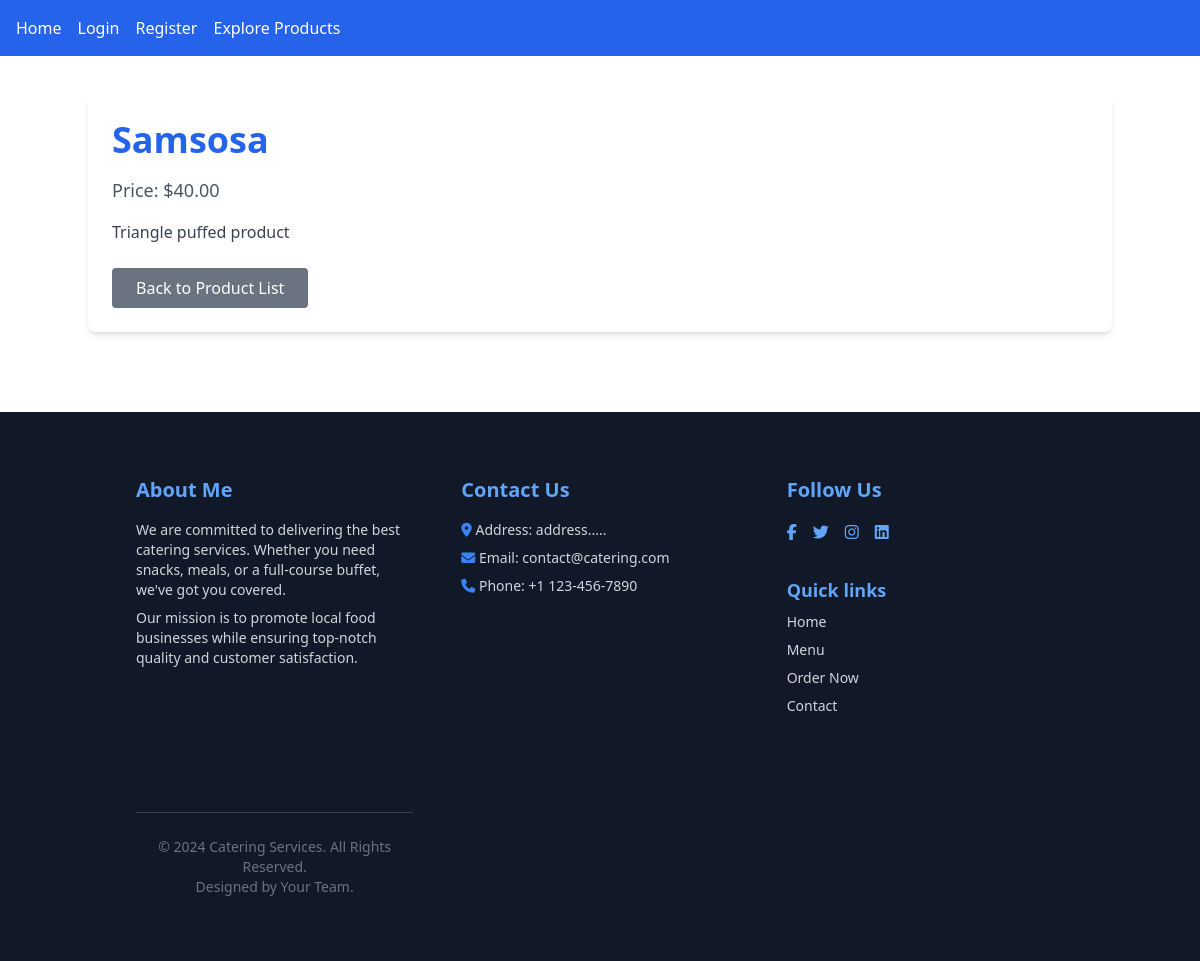
Screenshot of /catering/product/4 with the database file from the repository.
### catering/models.py (models this page shows, shortened)
class Product(models.Model):
    name = models.CharField(max_length=100)
    description = models.TextField()
    price = models.DecimalField(max_digits=10, decimal_places=2)
    stock = models.IntegerField(blank=True, null=True)
    category = models.CharField(max_length=100, default='Snacks')

### catering/views.py (the view)
# urls.py: path('product/<int:product_id>', views.product_detail, name='product_detail'),
def product_detail(request, product_id):
    product =  get_object_or_404(Product, id=product_id)
    return render(request, 'catering/product_detail.html', {'product': product})

### theme/templates/catering/product_detail.html (shortened to what this page needs)
{% extends "theme/base.html" %}
{% block content %}
    <div class="container mx-auto mt-10 p-6 bg-white rounded-lg shadow-md mb-20">
        <h1 class="text-4xl font-bold text-blue-600 mb-4">{{ product.name }}</h1>
        <p class="text-gray-600 text-lg">Price: ${{ product.price }}</p>
        <p class="text-gray-700 mt-4">{{ product.description }}</p>
        <a href="{% url "product_list" %}" class="mt-6 inline-block px-6 py-2 bg-gray-500 text-white rounded hover:bg-gray-600">Back to Product List</a>
    </div>
    {% include "theme/footer.html" %}
{% endblock  %}

### rows the page displays
Product: name "Samsosa", price "40.00", description "Triangle puffed product"
